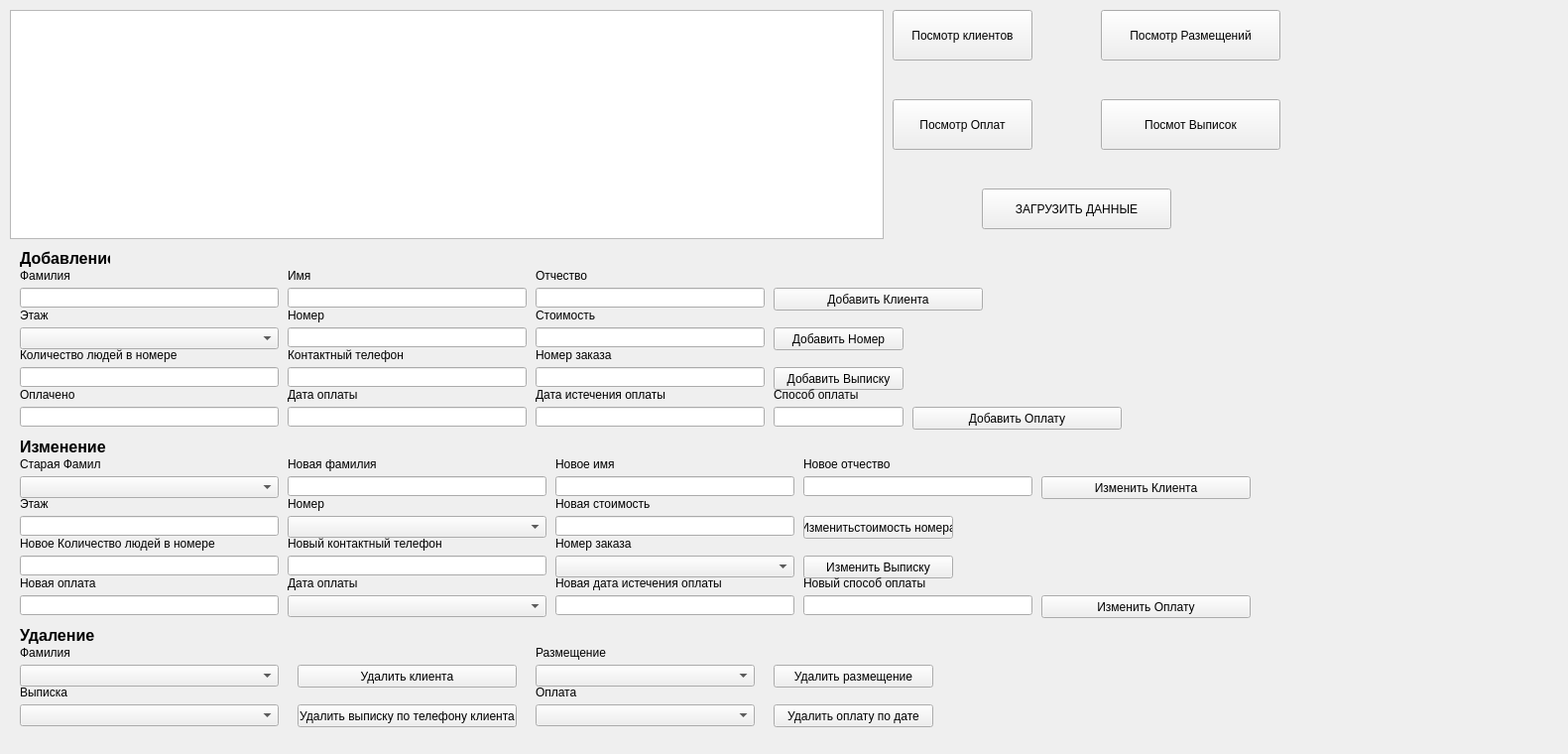
<?xml version="1.0" encoding="UTF-8"?>
<ui version="4.0">
 <class>Edit</class>
 <widget class="QWidget" name="Edit">
  <property name="geometry">
   <rect>
    <x>0</x>
    <y>0</y>
    <width>1581</width>
    <height>760</height>
   </rect>
  </property>
  <property name="windowTitle">
   <string>Form</string>
  </property>
  <widget class="QPushButton" name="pushButton">
   <property name="geometry">
    <rect>
     <x>900</x>
     <y>10</y>
     <width>141</width>
     <height>51</height>
    </rect>
   </property>
   <property name="text">
    <string>Посмотр клиентов</string>
   </property>
  </widget>
  <widget class="QPushButton" name="pushButton_2">
   <property name="geometry">
    <rect>
     <x>1110</x>
     <y>10</y>
     <width>181</width>
     <height>51</height>
    </rect>
   </property>
   <property name="text">
    <string>Посмотр Размещений</string>
   </property>
  </widget>
  <widget class="QPushButton" name="pushButton_3">
   <property name="geometry">
    <rect>
     <x>1110</x>
     <y>100</y>
     <width>181</width>
     <height>51</height>
    </rect>
   </property>
   <property name="text">
    <string>Посмот Выписок</string>
   </property>
  </widget>
  <widget class="QPushButton" name="pushButton_4">
   <property name="geometry">
    <rect>
     <x>900</x>
     <y>100</y>
     <width>141</width>
     <height>51</height>
    </rect>
   </property>
   <property name="text">
    <string>Посмотр Оплат</string>
   </property>
  </widget>
  <widget class="QTableView" name="tableView">
   <property name="geometry">
    <rect>
     <x>10</x>
     <y>10</y>
     <width>881</width>
     <height>231</height>
    </rect>
   </property>
  </widget>
  <widget class="QLabel" name="label">
   <property name="geometry">
    <rect>
     <x>20</x>
     <y>250</y>
     <width>91</width>
     <height>21</height>
    </rect>
   </property>
   <property name="font">
    <font>
     <pointsize>12</pointsize>
     <weight>75</weight>
     <bold>true</bold>
    </font>
   </property>
   <property name="text">
    <string>Добавление</string>
   </property>
  </widget>
  <widget class="QLineEdit" name="lineEdit">
   <property name="geometry">
    <rect>
     <x>20</x>
     <y>290</y>
     <width>261</width>
     <height>20</height>
    </rect>
   </property>
  </widget>
  <widget class="QLineEdit" name="lineEdit_2">
   <property name="geometry">
    <rect>
     <x>290</x>
     <y>290</y>
     <width>241</width>
     <height>20</height>
    </rect>
   </property>
  </widget>
  <widget class="QLineEdit" name="lineEdit_3">
   <property name="geometry">
    <rect>
     <x>540</x>
     <y>290</y>
     <width>231</width>
     <height>20</height>
    </rect>
   </property>
  </widget>
  <widget class="QLineEdit" name="lineEdit_5">
   <property name="geometry">
    <rect>
     <x>20</x>
     <y>370</y>
     <width>261</width>
     <height>20</height>
    </rect>
   </property>
  </widget>
  <widget class="QComboBox" name="comboBox">
   <property name="geometry">
    <rect>
     <x>20</x>
     <y>330</y>
     <width>261</width>
     <height>22</height>
    </rect>
   </property>
  </widget>
  <widget class="QLineEdit" name="lineEdit_6">
   <property name="geometry">
    <rect>
     <x>540</x>
     <y>330</y>
     <width>231</width>
     <height>20</height>
    </rect>
   </property>
  </widget>
  <widget class="QLineEdit" name="lineEdit_7">
   <property name="geometry">
    <rect>
     <x>290</x>
     <y>370</y>
     <width>241</width>
     <height>20</height>
    </rect>
   </property>
  </widget>
  <widget class="QLineEdit" name="lineEdit_10">
   <property name="geometry">
    <rect>
     <x>290</x>
     <y>410</y>
     <width>241</width>
     <height>20</height>
    </rect>
   </property>
   <property name="text">
    <string/>
   </property>
  </widget>
  <widget class="QLineEdit" name="lineEdit_11">
   <property name="geometry">
    <rect>
     <x>540</x>
     <y>410</y>
     <width>231</width>
     <height>20</height>
    </rect>
   </property>
  </widget>
  <widget class="QLineEdit" name="lineEdit_12">
   <property name="geometry">
    <rect>
     <x>780</x>
     <y>410</y>
     <width>131</width>
     <height>20</height>
    </rect>
   </property>
  </widget>
  <widget class="QLabel" name="label_15">
   <property name="geometry">
    <rect>
     <x>20</x>
     <y>440</y>
     <width>141</width>
     <height>21</height>
    </rect>
   </property>
   <property name="font">
    <font>
     <pointsize>12</pointsize>
     <weight>75</weight>
     <bold>true</bold>
    </font>
   </property>
   <property name="text">
    <string>Изменение</string>
   </property>
  </widget>
  <widget class="QLineEdit" name="lineEdit_13">
   <property name="geometry">
    <rect>
     <x>290</x>
     <y>480</y>
     <width>261</width>
     <height>20</height>
    </rect>
   </property>
   <property name="text">
    <string/>
   </property>
  </widget>
  <widget class="QLineEdit" name="lineEdit_15">
   <property name="geometry">
    <rect>
     <x>290</x>
     <y>560</y>
     <width>261</width>
     <height>20</height>
    </rect>
   </property>
  </widget>
  <widget class="QLineEdit" name="lineEdit_16">
   <property name="geometry">
    <rect>
     <x>560</x>
     <y>600</y>
     <width>241</width>
     <height>20</height>
    </rect>
   </property>
  </widget>
  <widget class="QLabel" name="label_28">
   <property name="geometry">
    <rect>
     <x>20</x>
     <y>630</y>
     <width>141</width>
     <height>21</height>
    </rect>
   </property>
   <property name="font">
    <font>
     <pointsize>12</pointsize>
     <weight>75</weight>
     <bold>true</bold>
    </font>
   </property>
   <property name="text">
    <string>Удаление</string>
   </property>
  </widget>
  <widget class="QPushButton" name="pushButton_5">
   <property name="geometry">
    <rect>
     <x>780</x>
     <y>290</y>
     <width>211</width>
     <height>23</height>
    </rect>
   </property>
   <property name="text">
    <string>Добавить Клиента</string>
   </property>
  </widget>
  <widget class="QPushButton" name="pushButton_6">
   <property name="geometry">
    <rect>
     <x>780</x>
     <y>330</y>
     <width>131</width>
     <height>23</height>
    </rect>
   </property>
   <property name="text">
    <string>Добавить Номер</string>
   </property>
  </widget>
  <widget class="QPushButton" name="pushButton_7">
   <property name="geometry">
    <rect>
     <x>920</x>
     <y>410</y>
     <width>211</width>
     <height>23</height>
    </rect>
   </property>
   <property name="text">
    <string>Добавить Оплату</string>
   </property>
  </widget>
  <widget class="QPushButton" name="pushButton_8">
   <property name="geometry">
    <rect>
     <x>780</x>
     <y>370</y>
     <width>131</width>
     <height>23</height>
    </rect>
   </property>
   <property name="text">
    <string>Добавить Выписку</string>
   </property>
  </widget>
  <widget class="QPushButton" name="pushButton_9">
   <property name="geometry">
    <rect>
     <x>300</x>
     <y>670</y>
     <width>221</width>
     <height>23</height>
    </rect>
   </property>
   <property name="text">
    <string>Удалить клиента</string>
   </property>
  </widget>
  <widget class="QPushButton" name="pushButton_10">
   <property name="geometry">
    <rect>
     <x>300</x>
     <y>710</y>
     <width>221</width>
     <height>23</height>
    </rect>
   </property>
   <property name="text">
    <string>Удалить выписку по телефону клиента</string>
   </property>
  </widget>
  <widget class="QPushButton" name="pushButton_11">
   <property name="geometry">
    <rect>
     <x>780</x>
     <y>670</y>
     <width>161</width>
     <height>23</height>
    </rect>
   </property>
   <property name="text">
    <string>Удалить размещение</string>
   </property>
  </widget>
  <widget class="QPushButton" name="pushButton_12">
   <property name="geometry">
    <rect>
     <x>780</x>
     <y>710</y>
     <width>161</width>
     <height>23</height>
    </rect>
   </property>
   <property name="text">
    <string>Удалить оплату по дате</string>
   </property>
  </widget>
  <widget class="QLabel" name="label_2">
   <property name="geometry">
    <rect>
     <x>100</x>
     <y>640</y>
     <width>47</width>
     <height>13</height>
    </rect>
   </property>
   <property name="text">
    <string/>
   </property>
  </widget>
  <widget class="QLabel" name="label_3">
   <property name="geometry">
    <rect>
     <x>20</x>
     <y>650</y>
     <width>81</width>
     <height>16</height>
    </rect>
   </property>
   <property name="text">
    <string>Фамилия</string>
   </property>
  </widget>
  <widget class="QLabel" name="label_4">
   <property name="geometry">
    <rect>
     <x>20</x>
     <y>690</y>
     <width>61</width>
     <height>16</height>
    </rect>
   </property>
   <property name="text">
    <string>Выписка</string>
   </property>
  </widget>
  <widget class="QLabel" name="label_5">
   <property name="geometry">
    <rect>
     <x>540</x>
     <y>650</y>
     <width>141</width>
     <height>16</height>
    </rect>
   </property>
   <property name="text">
    <string>Размещение</string>
   </property>
  </widget>
  <widget class="QLabel" name="label_6">
   <property name="geometry">
    <rect>
     <x>540</x>
     <y>690</y>
     <width>91</width>
     <height>16</height>
    </rect>
   </property>
   <property name="text">
    <string>Оплата</string>
   </property>
  </widget>
  <widget class="QLabel" name="label_7">
   <property name="geometry">
    <rect>
     <x>20</x>
     <y>270</y>
     <width>81</width>
     <height>16</height>
    </rect>
   </property>
   <property name="text">
    <string>Фамилия</string>
   </property>
  </widget>
  <widget class="QLabel" name="label_8">
   <property name="geometry">
    <rect>
     <x>290</x>
     <y>270</y>
     <width>101</width>
     <height>16</height>
    </rect>
   </property>
   <property name="text">
    <string>Имя</string>
   </property>
  </widget>
  <widget class="QLabel" name="label_9">
   <property name="geometry">
    <rect>
     <x>540</x>
     <y>270</y>
     <width>131</width>
     <height>16</height>
    </rect>
   </property>
   <property name="text">
    <string>Отчество</string>
   </property>
  </widget>
  <widget class="QLabel" name="label_11">
   <property name="geometry">
    <rect>
     <x>20</x>
     <y>310</y>
     <width>131</width>
     <height>16</height>
    </rect>
   </property>
   <property name="text">
    <string>Этаж</string>
   </property>
  </widget>
  <widget class="QLabel" name="label_12">
   <property name="geometry">
    <rect>
     <x>290</x>
     <y>310</y>
     <width>141</width>
     <height>16</height>
    </rect>
   </property>
   <property name="text">
    <string>Номер</string>
   </property>
  </widget>
  <widget class="QLabel" name="label_13">
   <property name="geometry">
    <rect>
     <x>540</x>
     <y>310</y>
     <width>121</width>
     <height>16</height>
    </rect>
   </property>
   <property name="text">
    <string>Стоимость</string>
   </property>
  </widget>
  <widget class="QLabel" name="label_14">
   <property name="geometry">
    <rect>
     <x>20</x>
     <y>350</y>
     <width>191</width>
     <height>16</height>
    </rect>
   </property>
   <property name="text">
    <string>Количество людей в номере</string>
   </property>
  </widget>
  <widget class="QLabel" name="label_16">
   <property name="geometry">
    <rect>
     <x>20</x>
     <y>390</y>
     <width>81</width>
     <height>16</height>
    </rect>
   </property>
   <property name="text">
    <string>Оплачено</string>
   </property>
  </widget>
  <widget class="QLabel" name="label_17">
   <property name="geometry">
    <rect>
     <x>290</x>
     <y>350</y>
     <width>121</width>
     <height>16</height>
    </rect>
   </property>
   <property name="text">
    <string>Контактный телефон</string>
   </property>
  </widget>
  <widget class="QLabel" name="label_18">
   <property name="geometry">
    <rect>
     <x>290</x>
     <y>390</y>
     <width>101</width>
     <height>16</height>
    </rect>
   </property>
   <property name="text">
    <string>Дата оплаты</string>
   </property>
  </widget>
  <widget class="QLabel" name="label_20">
   <property name="geometry">
    <rect>
     <x>540</x>
     <y>390</y>
     <width>181</width>
     <height>16</height>
    </rect>
   </property>
   <property name="text">
    <string>Дата истечения оплаты</string>
   </property>
  </widget>
  <widget class="QLabel" name="label_22">
   <property name="geometry">
    <rect>
     <x>780</x>
     <y>390</y>
     <width>121</width>
     <height>16</height>
    </rect>
   </property>
   <property name="text">
    <string>Способ оплаты</string>
   </property>
  </widget>
  <widget class="QLabel" name="label_24">
   <property name="geometry">
    <rect>
     <x>290</x>
     <y>460</y>
     <width>121</width>
     <height>16</height>
    </rect>
   </property>
   <property name="text">
    <string>Новая фамилия</string>
   </property>
  </widget>
  <widget class="QLineEdit" name="lineEdit_21">
   <property name="geometry">
    <rect>
     <x>560</x>
     <y>480</y>
     <width>241</width>
     <height>20</height>
    </rect>
   </property>
  </widget>
  <widget class="QLabel" name="label_25">
   <property name="geometry">
    <rect>
     <x>560</x>
     <y>460</y>
     <width>101</width>
     <height>16</height>
    </rect>
   </property>
   <property name="text">
    <string>Новое имя</string>
   </property>
  </widget>
  <widget class="QLineEdit" name="lineEdit_22">
   <property name="geometry">
    <rect>
     <x>810</x>
     <y>480</y>
     <width>231</width>
     <height>20</height>
    </rect>
   </property>
  </widget>
  <widget class="QLabel" name="label_26">
   <property name="geometry">
    <rect>
     <x>810</x>
     <y>460</y>
     <width>131</width>
     <height>16</height>
    </rect>
   </property>
   <property name="text">
    <string>Новое отчество</string>
   </property>
  </widget>
  <widget class="QPushButton" name="pushButton_13">
   <property name="geometry">
    <rect>
     <x>1050</x>
     <y>480</y>
     <width>211</width>
     <height>23</height>
    </rect>
   </property>
   <property name="text">
    <string>Изменить Клиента</string>
   </property>
  </widget>
  <widget class="QComboBox" name="comboBox_7">
   <property name="geometry">
    <rect>
     <x>560</x>
     <y>560</y>
     <width>241</width>
     <height>22</height>
    </rect>
   </property>
  </widget>
  <widget class="QComboBox" name="comboBox_8">
   <property name="geometry">
    <rect>
     <x>290</x>
     <y>600</y>
     <width>261</width>
     <height>22</height>
    </rect>
   </property>
  </widget>
  <widget class="QLineEdit" name="lineEdit_27">
   <property name="geometry">
    <rect>
     <x>810</x>
     <y>600</y>
     <width>231</width>
     <height>20</height>
    </rect>
   </property>
  </widget>
  <widget class="QPushButton" name="pushButton_14">
   <property name="geometry">
    <rect>
     <x>810</x>
     <y>520</y>
     <width>151</width>
     <height>23</height>
    </rect>
   </property>
   <property name="text">
    <string>Изменитьстоимость номера</string>
   </property>
  </widget>
  <widget class="QPushButton" name="pushButton_15">
   <property name="geometry">
    <rect>
     <x>810</x>
     <y>560</y>
     <width>151</width>
     <height>23</height>
    </rect>
   </property>
   <property name="text">
    <string>Изменить Выписку</string>
   </property>
  </widget>
  <widget class="QPushButton" name="pushButton_16">
   <property name="geometry">
    <rect>
     <x>1050</x>
     <y>600</y>
     <width>211</width>
     <height>23</height>
    </rect>
   </property>
   <property name="text">
    <string>Изменить Оплату</string>
   </property>
  </widget>
  <widget class="QLabel" name="label_30">
   <property name="geometry">
    <rect>
     <x>290</x>
     <y>540</y>
     <width>171</width>
     <height>16</height>
    </rect>
   </property>
   <property name="text">
    <string>Новый контактный телефон</string>
   </property>
  </widget>
  <widget class="QLabel" name="label_31">
   <property name="geometry">
    <rect>
     <x>290</x>
     <y>580</y>
     <width>81</width>
     <height>16</height>
    </rect>
   </property>
   <property name="text">
    <string>Дата оплаты</string>
   </property>
  </widget>
  <widget class="QLabel" name="label_33">
   <property name="geometry">
    <rect>
     <x>560</x>
     <y>540</y>
     <width>101</width>
     <height>16</height>
    </rect>
   </property>
   <property name="text">
    <string>Номер заказа</string>
   </property>
  </widget>
  <widget class="QLabel" name="label_34">
   <property name="geometry">
    <rect>
     <x>560</x>
     <y>580</y>
     <width>211</width>
     <height>16</height>
    </rect>
   </property>
   <property name="text">
    <string>Новая дата истечения оплаты</string>
   </property>
  </widget>
  <widget class="QLabel" name="label_37">
   <property name="geometry">
    <rect>
     <x>810</x>
     <y>580</y>
     <width>151</width>
     <height>16</height>
    </rect>
   </property>
   <property name="text">
    <string>Новый способ оплаты</string>
   </property>
  </widget>
  <widget class="QComboBox" name="comboBox_9">
   <property name="geometry">
    <rect>
     <x>20</x>
     <y>480</y>
     <width>261</width>
     <height>22</height>
    </rect>
   </property>
  </widget>
  <widget class="QLabel" name="label_41">
   <property name="geometry">
    <rect>
     <x>20</x>
     <y>460</y>
     <width>81</width>
     <height>16</height>
    </rect>
   </property>
   <property name="text">
    <string>Старая Фамилия</string>
   </property>
  </widget>
  <widget class="QLabel" name="label_43">
   <property name="geometry">
    <rect>
     <x>20</x>
     <y>540</y>
     <width>221</width>
     <height>16</height>
    </rect>
   </property>
   <property name="text">
    <string>Новое Количество людей в номере</string>
   </property>
  </widget>
  <widget class="QLabel" name="label_44">
   <property name="geometry">
    <rect>
     <x>20</x>
     <y>580</y>
     <width>91</width>
     <height>16</height>
    </rect>
   </property>
   <property name="text">
    <string>Новая оплата</string>
   </property>
  </widget>
  <widget class="QPushButton" name="pushButton_17">
   <property name="geometry">
    <rect>
     <x>990</x>
     <y>190</y>
     <width>191</width>
     <height>41</height>
    </rect>
   </property>
   <property name="text">
    <string>ЗАГРУЗИТЬ ДАННЫЕ</string>
   </property>
  </widget>
  <widget class="QLineEdit" name="lineEdit_4">
   <property name="geometry">
    <rect>
     <x>290</x>
     <y>330</y>
     <width>241</width>
     <height>20</height>
    </rect>
   </property>
  </widget>
  <widget class="QLineEdit" name="lineEdit_8">
   <property name="geometry">
    <rect>
     <x>540</x>
     <y>370</y>
     <width>231</width>
     <height>20</height>
    </rect>
   </property>
  </widget>
  <widget class="QLabel" name="label_10">
   <property name="geometry">
    <rect>
     <x>540</x>
     <y>350</y>
     <width>181</width>
     <height>16</height>
    </rect>
   </property>
   <property name="text">
    <string>Номер заказа</string>
   </property>
  </widget>
  <widget class="QLineEdit" name="lineEdit_9">
   <property name="geometry">
    <rect>
     <x>20</x>
     <y>410</y>
     <width>261</width>
     <height>20</height>
    </rect>
   </property>
  </widget>
  <widget class="QLabel" name="label_19">
   <property name="geometry">
    <rect>
     <x>290</x>
     <y>500</y>
     <width>141</width>
     <height>16</height>
    </rect>
   </property>
   <property name="text">
    <string>Номер</string>
   </property>
  </widget>
  <widget class="QLabel" name="label_21">
   <property name="geometry">
    <rect>
     <x>560</x>
     <y>500</y>
     <width>121</width>
     <height>16</height>
    </rect>
   </property>
   <property name="text">
    <string>Новая стоимость</string>
   </property>
  </widget>
  <widget class="QLineEdit" name="lineEdit_23">
   <property name="geometry">
    <rect>
     <x>560</x>
     <y>520</y>
     <width>241</width>
     <height>20</height>
    </rect>
   </property>
  </widget>
  <widget class="QComboBox" name="comboBox_2">
   <property name="geometry">
    <rect>
     <x>290</x>
     <y>520</y>
     <width>261</width>
     <height>22</height>
    </rect>
   </property>
  </widget>
  <widget class="QLineEdit" name="lineEdit_14">
   <property name="geometry">
    <rect>
     <x>20</x>
     <y>560</y>
     <width>261</width>
     <height>20</height>
    </rect>
   </property>
  </widget>
  <widget class="QLineEdit" name="lineEdit_24">
   <property name="geometry">
    <rect>
     <x>20</x>
     <y>600</y>
     <width>261</width>
     <height>20</height>
    </rect>
   </property>
  </widget>
  <widget class="QComboBox" name="comboBox_3">
   <property name="geometry">
    <rect>
     <x>20</x>
     <y>670</y>
     <width>261</width>
     <height>22</height>
    </rect>
   </property>
  </widget>
  <widget class="QComboBox" name="comboBox_4">
   <property name="geometry">
    <rect>
     <x>20</x>
     <y>710</y>
     <width>261</width>
     <height>22</height>
    </rect>
   </property>
  </widget>
  <widget class="QComboBox" name="comboBox_5">
   <property name="geometry">
    <rect>
     <x>540</x>
     <y>670</y>
     <width>221</width>
     <height>22</height>
    </rect>
   </property>
  </widget>
  <widget class="QComboBox" name="comboBox_6">
   <property name="geometry">
    <rect>
     <x>540</x>
     <y>710</y>
     <width>221</width>
     <height>22</height>
    </rect>
   </property>
  </widget>
  <widget class="QLineEdit" name="lineEdit_17">
   <property name="geometry">
    <rect>
     <x>20</x>
     <y>520</y>
     <width>261</width>
     <height>20</height>
    </rect>
   </property>
  </widget>
  <widget class="QLabel" name="label_23">
   <property name="geometry">
    <rect>
     <x>20</x>
     <y>500</y>
     <width>141</width>
     <height>16</height>
    </rect>
   </property>
   <property name="text">
    <string>Этаж</string>
   </property>
  </widget>
 </widget>
 <resources/>
 <connections/>
</ui>
